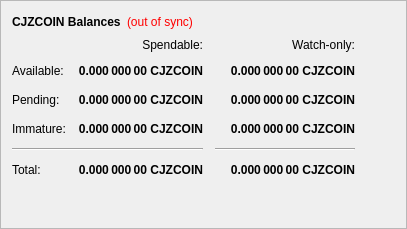
        <widget class="QFrame" name="frame">
         <property name="frameShape">
          <enum>QFrame::StyledPanel</enum>
         </property>
         <property name="frameShadow">
          <enum>QFrame::Raised</enum>
         </property>
         <layout class="QVBoxLayout" name="verticalLayout_4">
          <item>
           <layout class="QHBoxLayout" name="horizontalLayout_4">
            <item>
             <widget class="QLabel" name="label_5">
              <property name="font">
               <font>
                <weight>75</weight>
                <bold>true</bold>
               </font>
              </property>
              <property name="text">
               <string>CJZCOIN Balances</string>
              </property>
             </widget>
            </item>
            <item>
             <widget class="QLabel" name="labelWalletStatus">
              <property name="cursor">
               <cursorShape>WhatsThisCursor</cursorShape>
              </property>
              <property name="toolTip">
               <string>The displayed information may be out of date. Your wallet automatically synchronizes with the CJZcoin network after a connection is established, but this process has not completed yet.</string>
              </property>
              <property name="styleSheet">
               <string notr="true">QLabel { color: red; }</string>
              </property>
              <property name="text">
               <string notr="true">(out of sync)</string>
              </property>
              <property name="alignment">
               <set>Qt::AlignLeading|Qt::AlignLeft|Qt::AlignVCenter</set>
              </property>
             </widget>
            </item>
            <item>
             <spacer name="horizontalSpacer_3">
              <property name="orientation">
               <enum>Qt::Horizontal</enum>
              </property>
              <property name="sizeHint" stdset="0">
               <size>
                <width>40</width>
                <height>20</height>
               </size>
              </property>
             </spacer>
            </item>
           </layout>
          </item>
          <item>
           <layout class="QGridLayout" name="gridLayout">
            <property name="spacing">
             <number>12</number>
            </property>
            <item row="2" column="2">
             <widget class="QLabel" name="labelWatchPending">
              <property name="font">
               <font>
                <weight>75</weight>
                <bold>true</bold>
               </font>
              </property>
              <property name="cursor">
               <cursorShape>IBeamCursor</cursorShape>
              </property>
              <property name="toolTip">
               <string>Unconfirmed transactions to watch-only addresses</string>
              </property>
              <property name="text">
               <string notr="true">0.000 000 00 CJZCOIN</string>
              </property>
              <property name="alignment">
               <set>Qt::AlignRight|Qt::AlignTrailing|Qt::AlignVCenter</set>
              </property>
              <property name="textInteractionFlags">
               <set>Qt::LinksAccessibleByMouse|Qt::TextSelectableByKeyboard|Qt::TextSelectableByMouse</set>
              </property>
             </widget>
            </item>
            <item row="2" column="1">
             <widget class="QLabel" name="labelUnconfirmed">
              <property name="font">
               <font>
                <weight>75</weight>
                <bold>true</bold>
               </font>
              </property>
              <property name="cursor">
               <cursorShape>IBeamCursor</cursorShape>
              </property>
              <property name="toolTip">
               <string>Total of transactions that have yet to be confirmed, and do not yet count toward the spendable balance</string>
              </property>
              <property name="text">
               <string notr="true">0.000 000 00 CJZCOIN</string>
              </property>
              <property name="alignment">
               <set>Qt::AlignRight|Qt::AlignTrailing|Qt::AlignVCenter</set>
              </property>
              <property name="textInteractionFlags">
               <set>Qt::LinksAccessibleByMouse|Qt::TextSelectableByKeyboard|Qt::TextSelectableByMouse</set>
              </property>
             </widget>
            </item>
            <item row="3" column="2">
             <widget class="QLabel" name="labelWatchImmature">
              <property name="font">
               <font>
                <weight>75</weight>
                <bold>true</bold>
               </font>
              </property>
              <property name="cursor">
               <cursorShape>IBeamCursor</cursorShape>
              </property>
              <property name="toolTip">
               <string>Staked or masternode rewards in watch-only addresses that has not yet matured</string>
              </property>
              <property name="text">
               <string notr="true">0.000 000 00 CJZCOIN</string>
              </property>
              <property name="alignment">
               <set>Qt::AlignRight|Qt::AlignTrailing|Qt::AlignVCenter</set>
              </property>
              <property name="textInteractionFlags">
               <set>Qt::LinksAccessibleByMouse|Qt::TextSelectableByKeyboard|Qt::TextSelectableByMouse</set>
              </property>
             </widget>
            </item>
            <item row="4" column="0" colspan="2">
             <widget class="Line" name="lineSpendableBalance">
              <property name="orientation">
               <enum>Qt::Horizontal</enum>
              </property>
             </widget>
            </item>
            <item row="4" column="2">
             <widget class="Line" name="lineWatchBalance">
              <property name="sizePolicy">
               <sizepolicy hsizetype="Preferred" vsizetype="Fixed">
                <horstretch>0</horstretch>
                <verstretch>0</verstretch>
               </sizepolicy>
              </property>
              <property name="minimumSize">
               <size>
                <width>140</width>
                <height>0</height>
               </size>
              </property>
              <property name="orientation">
               <enum>Qt::Horizontal</enum>
              </property>
             </widget>
            </item>
            <item row="5" column="0">
             <widget class="QLabel" name="labelTotalText">
              <property name="text">
               <string>Total:</string>
              </property>
             </widget>
            </item>
            <item row="3" column="1">
             <widget class="QLabel" name="labelImmature">
              <property name="font">
               <font>
                <weight>75</weight>
                <bold>true</bold>
               </font>
              </property>
              <property name="cursor">
               <cursorShape>IBeamCursor</cursorShape>
              </property>
              <property name="toolTip">
               <string>Staked or masternode rewards that has not yet matured</string>
              </property>
              <property name="text">
               <string notr="true">0.000 000 00 CJZCOIN</string>
              </property>
              <property name="alignment">
               <set>Qt::AlignRight|Qt::AlignTrailing|Qt::AlignVCenter</set>
              </property>
              <property name="textInteractionFlags">
               <set>Qt::LinksAccessibleByMouse|Qt::TextSelectableByKeyboard|Qt::TextSelectableByMouse</set>
              </property>
             </widget>
            </item>
            <item row="2" column="3">
             <spacer name="horizontalSpacer_2">
              <property name="orientation">
               <enum>Qt::Horizontal</enum>
              </property>
              <property name="sizeHint" stdset="0">
               <size>
                <width>40</width>
                <height>20</height>
               </size>
              </property>
             </spacer>
            </item>
            <item row="3" column="0">
             <widget class="QLabel" name="labelImmatureText">
              <property name="text">
               <string>Immature:</string>
              </property>
             </widget>
            </item>
            <item row="5" column="1">
             <widget class="QLabel" name="labelTotal">
              <property name="font">
               <font>
                <weight>75</weight>
                <bold>true</bold>
               </font>
              </property>
              <property name="cursor">
               <cursorShape>IBeamCursor</cursorShape>
              </property>
              <property name="toolTip">
               <string>Your current total balance</string>
              </property>
              <property name="text">
               <string notr="true">0.000 000 00 CJZCOIN</string>
              </property>
              <property name="alignment">
               <set>Qt::AlignRight|Qt::AlignTrailing|Qt::AlignVCenter</set>
              </property>
              <property name="textInteractionFlags">
               <set>Qt::LinksAccessibleByMouse|Qt::TextSelectableByKeyboard|Qt::TextSelectableByMouse</set>
              </property>
             </widget>
            </item>
            <item row="5" column="2">
             <widget class="QLabel" name="labelWatchTotal">
              <property name="font">
               <font>
                <weight>75</weight>
                <bold>true</bold>
               </font>
              </property>
              <property name="cursor">
               <cursorShape>IBeamCursor</cursorShape>
              </property>
              <property name="toolTip">
               <string>Current total balance in watch-only addresses</string>
              </property>
              <property name="text">
               <string notr="true">0.000 000 00 CJZCOIN</string>
              </property>
              <property name="alignment">
               <set>Qt::AlignRight|Qt::AlignTrailing|Qt::AlignVCenter</set>
              </property>
              <property name="textInteractionFlags">
               <set>Qt::LinksAccessibleByMouse|Qt::TextSelectableByKeyboard|Qt::TextSelectableByMouse</set>
              </property>
             </widget>
            </item>
            <item row="0" column="2">
             <widget class="QLabel" name="labelWatchonly">
              <property name="text">
               <string>Watch-only:</string>
              </property>
              <property name="alignment">
               <set>Qt::AlignRight|Qt::AlignTrailing|Qt::AlignVCenter</set>
              </property>
             </widget>
            </item>
            <item row="1" column="0">
             <widget class="QLabel" name="labelBalanceText">
              <property name="text">
               <string>Available:</string>
              </property>
             </widget>
            </item>
            <item row="1" column="1">
             <widget class="QLabel" name="labelBalance">
              <property name="font">
               <font>
                <weight>75</weight>
                <bold>true</bold>
               </font>
              </property>
              <property name="cursor">
               <cursorShape>IBeamCursor</cursorShape>
              </property>
              <property name="toolTip">
               <string>Your current spendable balance</string>
              </property>
              <property name="text">
               <string notr="true">0.000 000 00 CJZCOIN</string>
              </property>
              <property name="alignment">
               <set>Qt::AlignRight|Qt::AlignTrailing|Qt::AlignVCenter</set>
              </property>
              <property name="textInteractionFlags">
               <set>Qt::LinksAccessibleByMouse|Qt::TextSelectableByKeyboard|Qt::TextSelectableByMouse</set>
              </property>
             </widget>
            </item>
            <item row="1" column="2">
             <widget class="QLabel" name="labelWatchAvailable">
              <property name="font">
               <font>
                <weight>75</weight>
                <bold>true</bold>
               </font>
              </property>
              <property name="cursor">
               <cursorShape>IBeamCursor</cursorShape>
              </property>
              <property name="toolTip">
               <string>Your current balance in watch-only addresses</string>
              </property>
              <property name="text">
               <string notr="true">0.000 000 00 CJZCOIN</string>
              </property>
              <property name="alignment">
               <set>Qt::AlignRight|Qt::AlignTrailing|Qt::AlignVCenter</set>
              </property>
              <property name="textInteractionFlags">
               <set>Qt::LinksAccessibleByMouse|Qt::TextSelectableByKeyboard|Qt::TextSelectableByMouse</set>
              </property>
             </widget>
            </item>
            <item row="2" column="0">
             <widget class="QLabel" name="labelPendingText">
              <property name="text">
               <string>Pending:</string>
              </property>
             </widget>
            </item>
            <item row="0" column="1">
             <widget class="QLabel" name="labelSpendable">
              <property name="text">
               <string>Spendable:</string>
              </property>
              <property name="alignment">
               <set>Qt::AlignRight|Qt::AlignTrailing|Qt::AlignVCenter</set>
              </property>
             </widget>
            </item>
           </layout>
          </item>
          <item>
           <spacer name="verticalSpacer_4">
            <property name="orientation">
             <enum>Qt::Vertical</enum>
            </property>
            <property name="sizeHint" stdset="0">
             <size>
              <width>20</width>
              <height>40</height>
             </size>
            </property>
           </spacer>
          </item>
         </layout>
        </widget>
